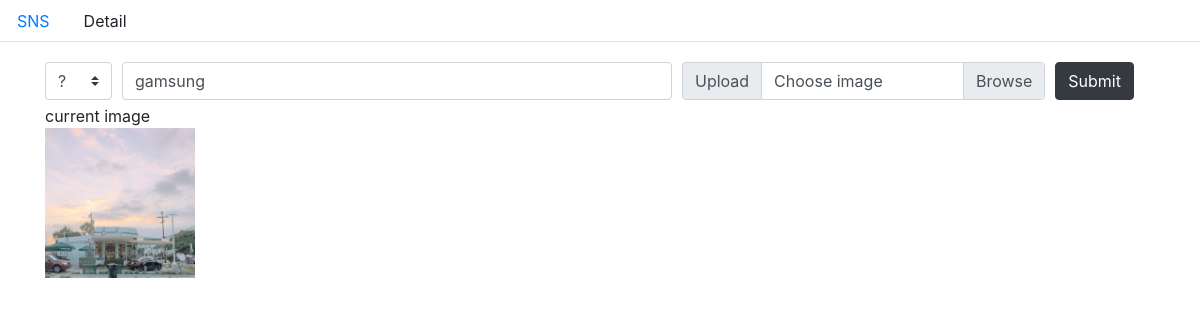
/sns/16/edit/, run on the app's committed database.
### sns/models.py (models this page shows, shortened)
class Posting (models.Model):
    content = models.CharField(max_length=500)
    icon = models.CharField(max_length=20, default="fas fa-question")
    image = models.ImageField(blank=True)
    created_at = models.DateTimeField(auto_now_add=True)
    updated_at = models.DateTimeField(auto_now=True)

### sns/views.py (the view, shortened to what this page needs)
# urls.py: path('<int:posting_id>/edit/', views.edit_posting, name="edit_posting"),
def edit_posting(request, posting_id):
    posting = Posting.objects.get(id=posting_id)
    if request.method == 'GET':
        icons = {'fas fa-question': '?', 'far fa-smile':':)', 'far fa-angry':':(', 'far fa-smile-wink': ';)', 'far fa-grin-hearts':'♡', }
        return render(request, 'sns/edit.html', {'posting': posting, 'icons': icons })

### sns/templates/sns/edit.html (shortened to what this page needs)
{% extends 'sns/base.html' %}
{% block body %}
<header class="mt-3">
    <form action="{% url 'sns:edit_posting' posting.id %}" method="POST" enctype="multipart/form-data">
        <div class="form-row align-items-center">
            <div class="col-auto my-1">
                <select name="icon" id="icon" class="custom-select mr-sm-2">
                    {% for icon,var in icons.items %}
                    <option value="{{ icon }}" {% if posting.icon == icon %} selected {% endif %}>{{ var }}</option>
                    {% endfor %}
                </select>
            </div>
            <div class="col-sm-6 my-1">
                <input type="text" name="content" id="content" class="form-control" value="{{ posting.content}}" placeholder="Feels like.."/>
            </div>
            <div class="col-sm-4 my-1 input-group">
                <div class="input-group-prepend">
                    <span class="input-group-text">Upload</span>
                </div>
                <div class="custom-file">
                    {% if posting.image %}
                        <label for="image" class="custom-file-label">Choose image</label>
                    {% else %}
                        <input id="image" class="custom-file-input" name="image" type="file" accept="image/*">
                        <label for="image" class="custom-file-label">Choose image</label>
                    {% endif %}
                </div>
            </div>
            <div class="col-auto my-1">
                <button type="submit" class="btn btn-dark">Submit</button>
            </div>
        </div>
    </form>
</header>
    <div>
    <p class="m-auto">current image</p>
    </div>
    <div>
    <img class="m-auto" src="{{ posting.image.url }}" alt="{{ posting.image }}" width="150">
    </div>
{% endblock %}

### data on the page
Posting: content "gamsung", image (picture)

### other printed values
form field icon "?"
